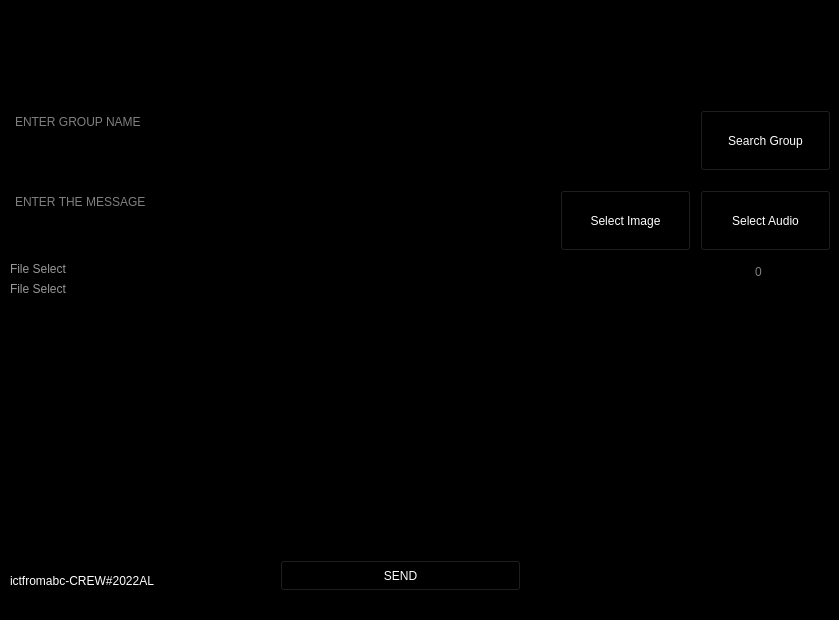
<?xml version="1.0" encoding="UTF-8"?>
<ui version="4.0">
 <class>MainWindow</class>
 <widget class="QMainWindow" name="MainWindow">
  <property name="geometry">
   <rect>
    <x>0</x>
    <y>0</y>
    <width>839</width>
    <height>620</height>
   </rect>
  </property>
  <property name="windowTitle">
   <string>MainWindow</string>
  </property>
  <property name="styleSheet">
   <string notr="true">background-color: rgb(0, 0, 0);</string>
  </property>
  <widget class="QWidget" name="centralwidget">
   <widget class="QLabel" name="label">
    <property name="geometry">
     <rect>
      <x>-30</x>
      <y>-140</y>
      <width>381</width>
      <height>371</height>
     </rect>
    </property>
    <property name="text">
     <string/>
    </property>
    <property name="pixmap">
     <pixmap>../../Downloads/logo_new.png</pixmap>
    </property>
    <property name="scaledContents">
     <bool>true</bool>
    </property>
   </widget>
   <widget class="QPushButton" name="pushButton_4">
    <property name="geometry">
     <rect>
      <x>280</x>
      <y>560</y>
      <width>241</width>
      <height>31</height>
     </rect>
    </property>
    <property name="styleSheet">
     <string notr="true">color: rgb(255, 255, 255);
font: 57 12pt &quot;Ubuntu Light&quot;;</string>
    </property>
    <property name="text">
     <string>SEND</string>
    </property>
   </widget>
   <widget class="QLabel" name="label_2">
    <property name="geometry">
     <rect>
      <x>10</x>
      <y>570</y>
      <width>231</width>
      <height>21</height>
     </rect>
    </property>
    <property name="styleSheet">
     <string notr="true">color: rgb(255, 255, 255);</string>
    </property>
    <property name="text">
     <string>ictfromabc-CREW#2022AL</string>
    </property>
   </widget>
   <widget class="QLabel" name="label_3">
    <property name="geometry">
     <rect>
      <x>740</x>
      <y>480</y>
      <width>101</width>
      <height>211</height>
     </rect>
    </property>
    <property name="text">
     <string/>
    </property>
    <property name="pixmap">
     <pixmap>../../Downloads/home android.jpg</pixmap>
    </property>
    <property name="scaledContents">
     <bool>true</bool>
    </property>
   </widget>
   <widget class="QTextEdit" name="textEdit">
    <property name="geometry">
     <rect>
      <x>10</x>
      <y>110</y>
      <width>681</width>
      <height>61</height>
     </rect>
    </property>
    <property name="styleSheet">
     <string notr="true">color: rgb(255, 255, 255);
border-bottom-color: rgb(120, 120, 120);
font: 75 12pt &quot;Ubuntu Mono&quot;;</string>
    </property>
    <property name="placeholderText">
     <string>ENTER GROUP NAME</string>
    </property>
   </widget>
   <widget class="QTextEdit" name="textEdit_2">
    <property name="geometry">
     <rect>
      <x>10</x>
      <y>190</y>
      <width>541</width>
      <height>61</height>
     </rect>
    </property>
    <property name="styleSheet">
     <string notr="true">color: rgb(255, 255, 255);
border-bottom-color: rgb(120, 120, 120);
font: 75 12pt &quot;Ubuntu Mono&quot;;</string>
    </property>
    <property name="placeholderText">
     <string>ENTER THE MESSAGE</string>
    </property>
   </widget>
   <widget class="QPushButton" name="pushButton_5">
    <property name="geometry">
     <rect>
      <x>700</x>
      <y>110</y>
      <width>131</width>
      <height>61</height>
     </rect>
    </property>
    <property name="styleSheet">
     <string notr="true">color: rgb(255, 255, 255);
font: 57 12pt &quot;Ubuntu Light&quot;;</string>
    </property>
    <property name="text">
     <string>Search Group</string>
    </property>
   </widget>
   <widget class="Line" name="line">
    <property name="geometry">
     <rect>
      <x>0</x>
      <y>300</y>
      <width>861</width>
      <height>21</height>
     </rect>
    </property>
    <property name="orientation">
     <enum>Qt::Horizontal</enum>
    </property>
   </widget>
   <widget class="Line" name="line_2">
    <property name="geometry">
     <rect>
      <x>-10</x>
      <y>530</y>
      <width>861</width>
      <height>21</height>
     </rect>
    </property>
    <property name="orientation">
     <enum>Qt::Horizontal</enum>
    </property>
   </widget>
   <widget class="QTextBrowser" name="textBrowser">
    <property name="geometry">
     <rect>
      <x>40</x>
      <y>330</y>
      <width>751</width>
      <height>192</height>
     </rect>
    </property>
    <property name="placeholderText">
     <string>Waiting For Data...</string>
    </property>
   </widget>
   <widget class="QPushButton" name="pushButton_6">
    <property name="geometry">
     <rect>
      <x>560</x>
      <y>190</y>
      <width>131</width>
      <height>61</height>
     </rect>
    </property>
    <property name="styleSheet">
     <string notr="true">color: rgb(255, 255, 255);
font: 57 12pt &quot;Ubuntu Light&quot;;</string>
    </property>
    <property name="text">
     <string>Select Image</string>
    </property>
   </widget>
   <widget class="QPushButton" name="pushButton_7">
    <property name="geometry">
     <rect>
      <x>700</x>
      <y>190</y>
      <width>131</width>
      <height>61</height>
     </rect>
    </property>
    <property name="styleSheet">
     <string notr="true">color: rgb(255, 255, 255);
font: 57 12pt &quot;Ubuntu Light&quot;;</string>
    </property>
    <property name="text">
     <string>Select Audio</string>
    </property>
   </widget>
   <widget class="QLabel" name="label_4">
    <property name="geometry">
     <rect>
      <x>10</x>
      <y>260</y>
      <width>641</width>
      <height>18</height>
     </rect>
    </property>
    <property name="styleSheet">
     <string notr="true">color: rgb(153, 153, 153);</string>
    </property>
    <property name="text">
     <string>File Select</string>
    </property>
   </widget>
   <widget class="QLabel" name="label_5">
    <property name="geometry">
     <rect>
      <x>10</x>
      <y>280</y>
      <width>641</width>
      <height>18</height>
     </rect>
    </property>
    <property name="styleSheet">
     <string notr="true">color: rgb(153, 153, 153);</string>
    </property>
    <property name="text">
     <string>File Select</string>
    </property>
   </widget>
   <widget class="QTextEdit" name="textEdit_3">
    <property name="geometry">
     <rect>
      <x>750</x>
      <y>260</y>
      <width>61</width>
      <height>41</height>
     </rect>
    </property>
    <property name="styleSheet">
     <string notr="true">color: rgb(255, 255, 255);
border-bottom-color: rgb(120, 120, 120);
font: 75 12pt &quot;Ubuntu Mono&quot;;</string>
    </property>
    <property name="placeholderText">
     <string>0</string>
    </property>
   </widget>
   <widget class="QLabel" name="label_6">
    <property name="geometry">
     <rect>
      <x>667</x>
      <y>260</y>
      <width>71</width>
      <height>31</height>
     </rect>
    </property>
    <property name="text">
     <string>GroupSkip</string>
    </property>
   </widget>
   <zorder>label_3</zorder>
   <zorder>label</zorder>
   <zorder>pushButton_4</zorder>
   <zorder>label_2</zorder>
   <zorder>textEdit</zorder>
   <zorder>textEdit_2</zorder>
   <zorder>pushButton_5</zorder>
   <zorder>line</zorder>
   <zorder>line_2</zorder>
   <zorder>textBrowser</zorder>
   <zorder>pushButton_6</zorder>
   <zorder>pushButton_7</zorder>
   <zorder>label_4</zorder>
   <zorder>label_5</zorder>
   <zorder>textEdit_3</zorder>
   <zorder>label_6</zorder>
  </widget>
  <widget class="QStatusBar" name="statusbar"/>
 </widget>
 <resources/>
 <connections/>
</ui>
